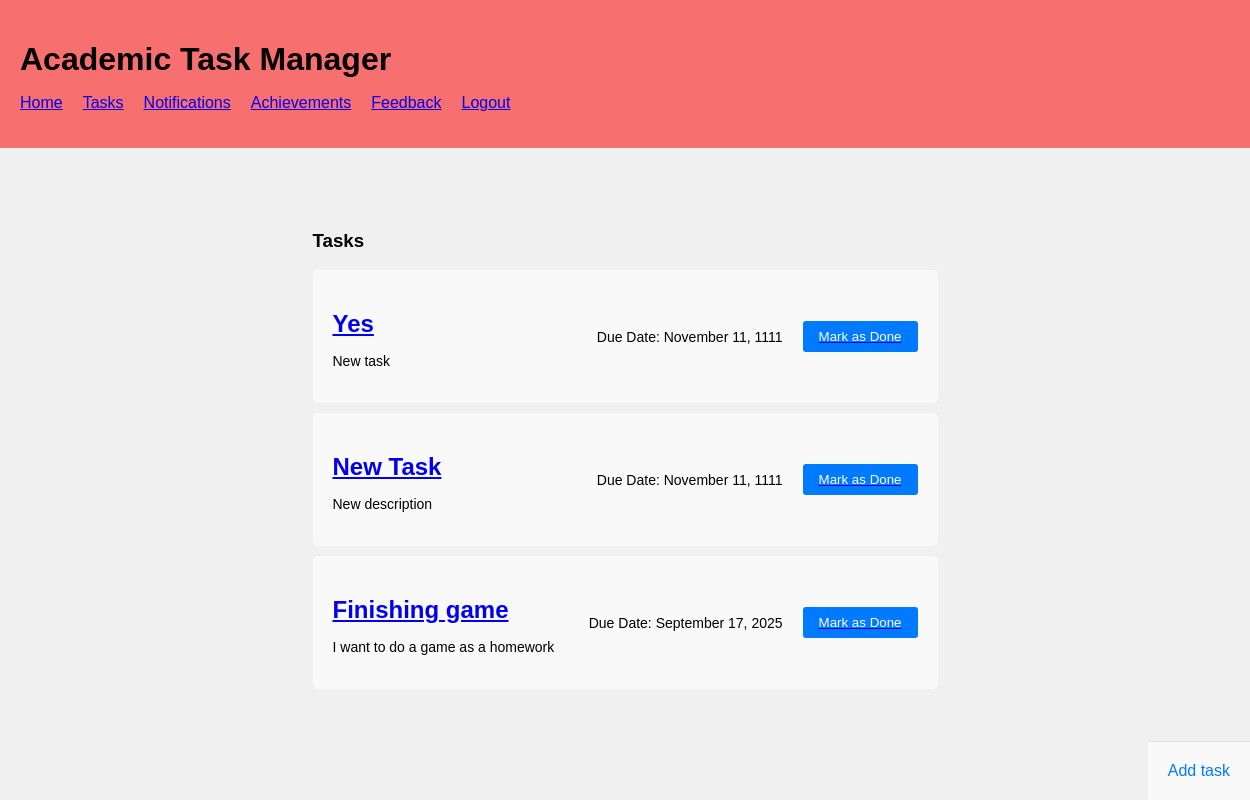
The page /tasks (signed in) on the database its author committed.
### app.py (models this page shows, shortened)
class Todo(db.Model):
    id = db.Column(db.Integer, primary_key=True)
    task_name = db.Column(db.String(50), nullable=False)
    content = db.Column(db.String(200), nullable=False)
    date_created = db.Column(db.DateTime, default=datetime.utcnow)
    user_id = db.Column(db.Integer, nullable=False)

### app.py (the view)
@app.route('/tasks', methods=['POST', 'GET'])
@login_required
def index():
    if request.method == 'POST': # if it's an action caused by the submit field
        name = request.form['task-name']
        task_description = request.form['task-description']
        html_task_date = request.form['due-date']
        task_date = datetime.strptime(html_task_date, "%Y-%m-%d")
        new_task = Todo(task_name=name, content=task_description, date_created=task_date, user_id=current_user.id)
        try:
            db.session.add(new_task)
            db.session.commit()
            return redirect('/tasks')
        except:
            return 'There was an issue adding the task'
    else:
        tasks = Todo.query.filter_by(user_id=current_user.id).order_by(Todo.date_created).all()
        return render_template('Task.html', tasks=tasks) # Look automatically in templates/

### app.py (called while the page is built)
@login_manager.user_loader
def load_user(user_id):
    return User.query.get(int(user_id))

### templates/Task.html (shortened to what this page needs)
{% extends 'base.html' %}
{% block body %}
<section class="add-task-section">
    <h3>Tasks</h3>
    <div class="Tasks-main-content">
        {% if tasks|length < 1 %}
        <h4>There are no tasks.</h4>
        {% else %}
        <div class="task-list">
            {% for task in tasks %}
            <div class="task">
                <div class="task-info">
                    <h2><a href="/task_information/{{task.id}}">{{ task.task_name }}</a></h2>
                    <p>{{ task.content }}</p>
                </div>
                <div class="task-actions">
                    <p>Due Date: {{ task.date_created.strftime('%B %d, %Y') }}</p>
                    <a href="/delete/{{task.id}}"><button class="mark-done">Mark as Done</button></a>
                </div>
            </div>
                {% endfor %}
        </div>
        {% endif %}
    </div>
</section>
<div class="add-task-button">
    <a href="/addTask">Add task</a>
</div>
{% endblock %}

### templates/base.html (shortened to what this page needs)
<!DOCTYPE html>
<html lang="en">
<head>
    <link rel="stylesheet" href="{{ url_for('static', filename='css/main.css') }}">
</head>
<body>
    <div class="Update-container">
        <div class="horizontal-navigator">
            <h1>Academic Task Manager</h1>
            <nav>
                <ul>
                    {% if current_user.is_authenticated %}
                    <li><a href="/">Home</a></li>
                    <li><a href="/tasks">Tasks</a></li>
                    <li><a href="/notifications">Notifications</a></li>
                    <li><a href="/achievements">Achievements</a></li>
                    <li><a href="/feedback">Feedback</a></li>
                    <li><a href="/logout">Logout</a></li>
                    {% else %}
                    <li><a href="/">Home</a></li>
                    <li><a href="/login">Login</a></li>
                    <li><a href="/register">Register</a></li>
                    {% endif %}
                </ul>
            </nav>
        </div>
    {% block body %}{% endblock %}
</body>
</html>

### static/css/main.css (style rules this page uses)
body { font-family: sans-serif; }
body { font-family: Arial, sans-serif; margin: 0; padding: 0; height: 100vh; background-color: #f0f0f0; display: flex; justify-content: center; align-items: center; }
button { display: block; width: 100%; padding: 10px; background-color: #007bff; color: #fff; border: none; border-radius: 3px; cursor: pointer; transition: background-color 0.3s ease; }
p { margin-top: 15px; font-size: 14px; }
body { font-family: Arial, sans-serif; margin: 0; padding: 0; }
.task-list { list-style: none; padding: 0; }
.horizontal-navigator { background-color: #f86f6f; padding: 20px; width: 100%; margin-left: 0; margin-right: 0; }
.horizontal-navigator h1 { font-size: 32px; margin-bottom: 10px; }
.horizontal-navigator nav ul { list-style: none; padding: 0; display: flex; }
.horizontal-navigator nav ul li { margin-right: 20px; }
.horizontal-navigator nav ul li:last-child { margin-right: 0; }
.add-task-section { padding: 5%; margin-left: 20%; margin-right: 20%; }
button { padding: 10px 20px; background-color: #007bff; color: #fff; border: none; border-radius: 3px; cursor: pointer; transition: background-color 0.3s ease; }
.task-list { width: 100%; }
.task { display: flex; justify-content: space-between; align-items: center; padding: 20px; background-color: #f9f9f9; border-radius: 5px; margin-bottom: 10px; }
.task .task-info { flex: 1; }
.task h2 { font-size: 24px; margin-bottom: 5px; }
.task-actions { display: flex; align-items: center; }
.task-actions p { margin-right: 20px; }
.mark-done { padding: 8px 16px; background-color: #007bff; color: #fff; border: none; border-radius: 3px; cursor: pointer; transition: background-color 0.3s ease; }
.Update-container { display: block; flex-direction: column; height: 100vh; width: 100%; }
.task-actions { display: flex; justify-content: space-between; align-items: center; }
.task-actions button { padding: 8px 16px; border: none; border-radius: 3px; cursor: pointer; transition: background-color 0.3s ease; }
.task-list { margin-bottom: 20px; }
.add-task-button { position: absolute; bottom: 0; right: 0; padding: 20px; background-color: #f9f9f9; border-top: 1px solid #ddd; }
.add-task-button a { text-decoration: none; color: #007bff; }

### rows shown on the page
Todo: task_name "Yes", content "New task", date_created "November 11, 1111"
Todo: task_name "New Task", content "New description", date_created "November 11, 1111"
Todo: task_name "Finishing game", content "I want to do a game as a homework", date_created "September 17, 2025"
